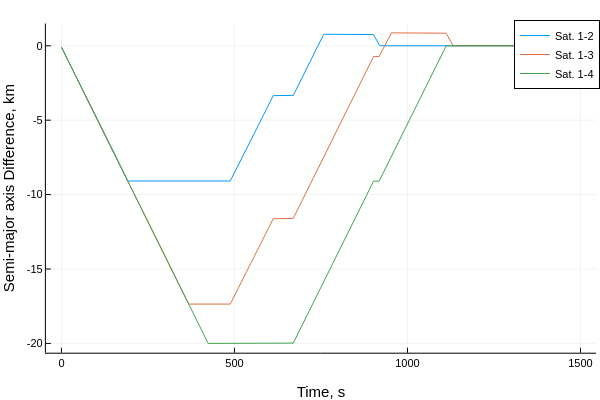

The notebook cell saved with this chart:
### Code cell
plot(thist,a_mks*ahist[2:end,:], label=permutedims(mylabel))
plot!(xlabel="Time, s", ylabel = "Semi-major axis Difference, km")

### Figure 1 — Plotly figure (JSON) as saved in the notebook; plotly's stock layout.template omitted (floating-point values rounded to 4 significant figures; data arrays with more than 128 entries replaced by an {"elided": "..."} marker saying what was removed)
{"data": [{"colorbar": {"len": 0.9143, "title": "", "x": 0.9934, "y": 0.533}, "legendgroup": "Sat. 1-2", "line": {"color": "rgba(0, 154, 250, 1.000)", "dash": "solid", "shape": "linear", "width": 1}, "mode": "lines", "name": "Sat. 1-2", "showlegend": true, "type": "scatter", "x": {"elided": "751 int values"}, "xaxis": "x", "y": {"elided": "751 float values"}, "yaxis": "y", "zmax": null, "zmin": null}, {"colorbar": {"len": 0.9143, "title": "", "x": 0.9934, "y": 0.533}, "legendgroup": "Sat. 1-3", "line": {"color": "rgba(227, 111, 71, 1.000)", "dash": "solid", "shape": "linear", "width": 1}, "mode": "lines", "name": "Sat. 1-3", "showlegend": true, "type": "scatter", "x": {"elided": "751 int values"}, "xaxis": "x", "y": {"elided": "751 float values"}, "yaxis": "y", "zmax": null, "zmin": null}, {"colorbar": {"len": 0.9143, "title": "", "x": 0.9934, "y": 0.533}, "legendgroup": "Sat. 1-4", "line": {"color": "rgba(62, 164, 78, 1.000)", "dash": "solid", "shape": "linear", "width": 1}, "mode": "lines", "name": "Sat. 1-4", "showlegend": true, "type": "scatter", "x": {"elided": "751 int values"}, "xaxis": "x", "y": {"elided": "751 float values"}, "yaxis": "y", "zmax": null, "zmin": null}], "layout": {"annotations": [], "height": 400, "legend": {"bgcolor": "rgba(255, 255, 255, 1.000)", "bordercolor": "rgba(0, 0, 0, 1.000)", "borderwidth": 1, "font": {"color": "rgba(0, 0, 0, 1.000)", "family": "sans-serif", "size": 11}, "title": {"font": {"color": "rgba(0, 0, 0, 1.000)", "family": "sans-serif", "size": 15}, "text": ""}, "tracegroupgap": 0, "traceorder": "normal", "x": 1, "xanchor": "auto", "y": 1, "yanchor": "auto"}, "margin": {"b": 20, "l": 0, "r": 0, "t": 20}, "paper_bgcolor": "rgba(255, 255, 255, 1.000)", "plot_bgcolor": "rgba(255, 255, 255, 1.000)", "showlegend": true, "width": 600, "xaxis": {"anchor": "y", "domain": [0.07647, 0.9934], "gridcolor": "rgba(0, 0, 0, 0.100)", "gridwidth": 0.5, "linecolor": "rgba(0, 0, 0, 1.000)", "mirror": false, "range": [-45, 1545], "showgrid": true, "showline": true, "showticklabels": true, "tickangle": 0, "tickcolor": "rgb(0, 0, 0)", "tickfont": {"color": "rgba(0, 0, 0, 1.000)", "family": "sans-serif", "size": 11}, "tickmode": "array", "ticks": "inside", "ticktext": ["0", "500", "1000", "1500"], "tickvals": [0, 500, 1000, 1500], "title": "Time, s", "titlefont": {"color": "rgba(0, 0, 0, 1.000)", "family": "sans-serif", "size": 15}, "type": "-", "visible": true, "zeroline": false, "zerolinecolor": "rgba(0, 0, 0, 1.000)"}, "yaxis": {"anchor": "x", "domain": [0.07581, 0.9902], "gridcolor": "rgba(0, 0, 0, 0.100)", "gridwidth": 0.5, "linecolor": "rgba(0, 0, 0, 1.000)", "mirror": false, "range": [-20.63, 1.495], "showgrid": true, "showline": true, "showticklabels": true, "tickangle": 0, "tickcolor": "rgb(0, 0, 0)", "tickfont": {"color": "rgba(0, 0, 0, 1.000)", "family": "sans-serif", "size": 11}, "tickmode": "array", "ticks": "inside", "ticktext": ["-20", "-15", "-10", "-5", "0"], "tickvals": [-20, -15, -10, -5, 0], "title": "Semi-major axis Difference, km", "titlefont": {"color": "rgba(0, 0, 0, 1.000)", "family": "sans-serif", "size": 15}, "type": "-", "visible": true, "zeroline": false, "zerolinecolor": "rgba(0, 0, 0, 1.000)"}}}
